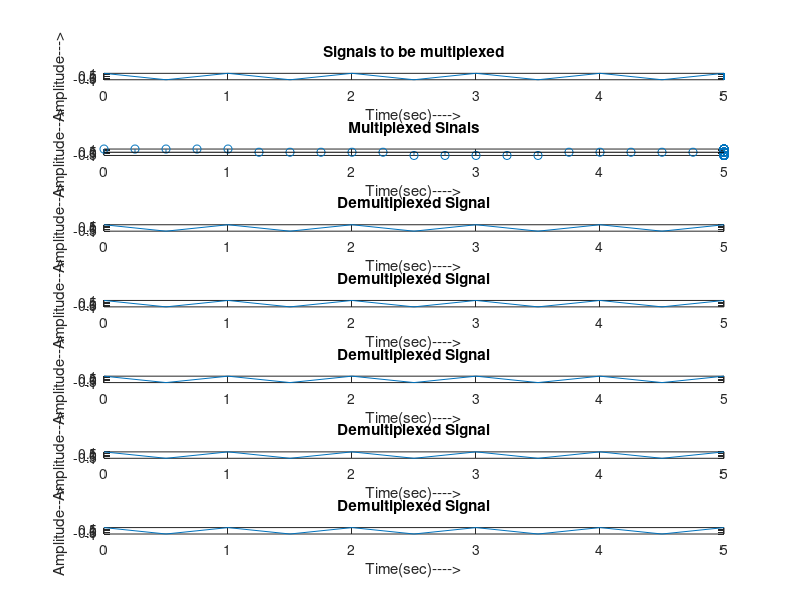

The MATLAB script that drew this image:
clear all; %clear workspace window
close all; %close all window except command window
clc; %clear command window
N = input("Enter the number of signals to be multiplexed: ");
f = zeros(1,N);
for i = 1:N
    f(i) = input("Enter the frequency of the signal: ");
end
fs = 4*max(f);
T = input("Enter the duration over which the signal to be plotted: ");
t = 0:T/fs:T;
Q = zeros(1, N*length(t));
R = Q;
S = Q;
for i=1:N
    Q(:,((i-1)*length(t))+1:i*length(t)) = cos(2*pi*f(i)*t);
end
j = 1;
for i=0:N:length(Q)-N
    for n = 1:N
        R(i+n) = Q(j+(n-1)*length(t));
        S(j+(n-1)*length(t))=R(i+n);
    end
    j = j +1;
end
t1 = 0:T/fs:T;
for i = length(t1)+1:length(Q)
    t1(i)=t1(length(t1));
end
subplot(N+2,1,1)%plotting Carrier Signals
plot(t1,Q)
title("Signals to be multiplexed");
xlabel("Time(sec)---->");
ylabel("Amplitude--->");
subplot(N+2,1,2)%plotting Multiplexed Signals
stem(t1,R)
title("Multiplexed Sinals");
xlabel("Time(sec)---->");
ylabel("Amplitude--->");
for i = 1:N
    subplot(N+2,1,i+2)%plotting De-Multiplexed Signals
    plot(t,S(:,((i-1)*length(t))+1:i*length(t)));
    title("Demultiplexed Signal");
    xlabel("Time(sec)---->");
ylabel("Amplitude--->");
end
